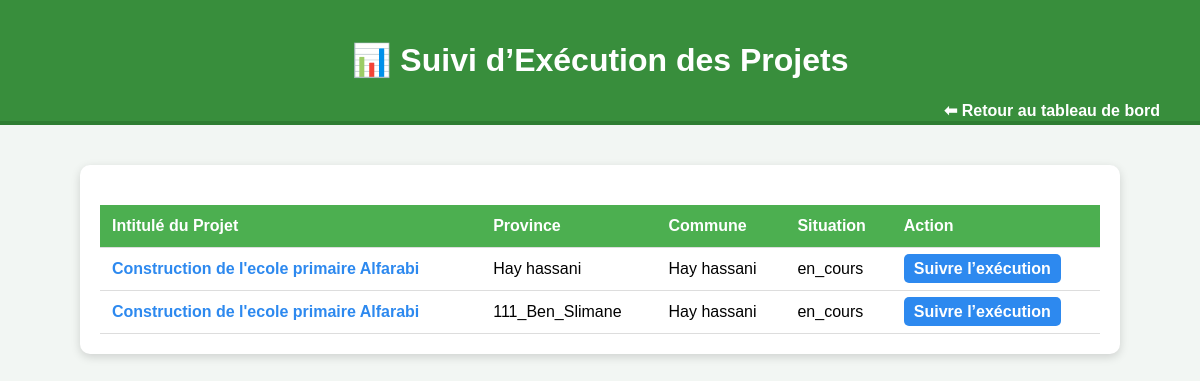
/suivi/ (signed in), run on an earlier commit of the app's database.
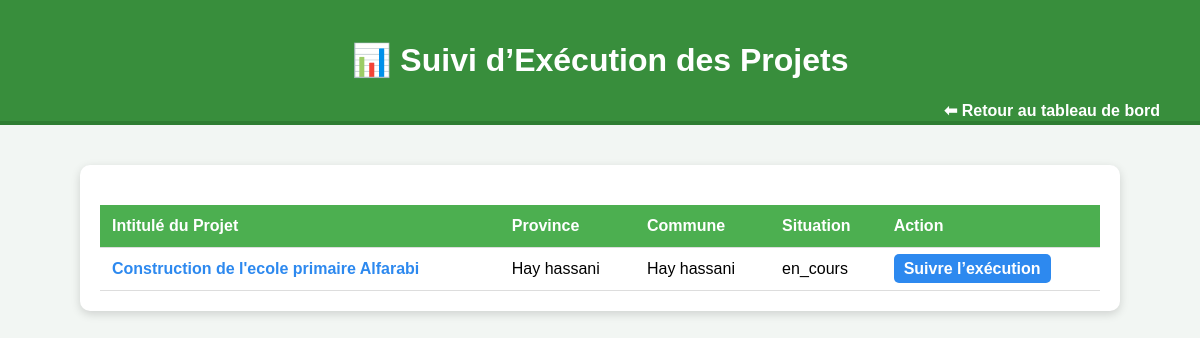
And on a later commit of the database.
### projets/models.py (models this page shows, shortened)
class Projet(models.Model):
    SITUATION_CHOICES = [
        ('en_cours', 'En Cours'),
        ('acheve', 'Achevé'),
        ('en_arret', 'En Arrêt'),
    ]
    intitule = models.CharField("Intitulé du Projet", max_length=255)
    province = models.CharField(max_length=100)
    commune = models.CharField(max_length=100)
    topographe = models.CharField("Topographe", max_length=150, blank=True, null=True)
    etude_geotechnique = models.CharField("Étude Géotechnique", max_length=150, blank=True, null=True)
    architecte = models.CharField("Architecte", max_length=150, blank=True, null=True)
    etude_technique = models.CharField("Étude Technique", max_length=150, blank=True, null=True)
    control_technique = models.CharField("Contrôle Technique", max_length=150, blank=True, null=True)
    delai_execution = models.CharField("Délai d’Exécution", max_length=100, blank=True, null=True)
    date_debut = models.DateField("Date de Début")
    date_fin_prevue = models.DateField("Date de Fin Prévue")
    situation = models.CharField("Situation", max_length=20, choices=SITUATION_CHOICES, default='en_cours')
    latitude = models.FloatField(blank=True, null=True)
    longitude = models.FloatField(blank=True, null=True)
    nom = models.CharField(max_length=200, blank=True, null=True)
    budget = models.DecimalField(max_digits=12, decimal_places=2, blank=True, null=True)
    taux_avancement = models.IntegerField(default=0, blank=True, null=True)
    statut = models.CharField(max_length=50, blank=True, null=True)

### projets/views.py (the view)
# urls.py: path('suivi/', views.liste_suivi_projets, name='liste_suivi_projets'),
@login_required
def liste_suivi_projets(request):
    user_profile = request.user.userprofile
    if user_profile.role == 'provincial':
        projets = Projet.objects.filter(province=user_profile.province)
    else:
        projets = Projet.objects.all()
    context = {
        'projets': projets,
        'user_profile': user_profile,
    }
    return render(request, 'projets/liste_suivi_projets.html', context)

### projets/templates/projets/liste_suivi_projets.html (shortened to what this page needs)
<!DOCTYPE html>
<html lang="fr">
{% load static %}
<head>
</head>
<body>
    <div class="header">
        <h1>📊 Suivi d’Exécution des Projets</h1>
        <a href="{% url 'dashboard' %}">⬅ Retour au tableau de bord</a>
    </div>
    <div class="container">
        <table>
            <tr>
                <th>Intitulé du Projet</th>
                <th>Province</th>
                <th>Commune</th>
                <th>Situation</th>
                <th>Action</th>
            </tr>
            {% for p in projets %}
            <tr>
                <td>
                <div class="dropdown">
                    <a href="#" class="dropbtn">{{ p.intitule }}</a>
                </div>
                </td>
                <td>{{ p.province }}</td>
                <td>{{ p.commune }}</td>
                <td>{{ p.situation }}</td>
                <td><a class="btn-suivi" href="{% url 'suivi_detail' p.id %}">Suivre l’exécution</a></td>
            </tr>
            {% empty %}
            <tr><td colspan="5" style="text-align:center;">Aucun projet disponible</td></tr>
            {% endfor %}
        </table>
    </div>
</body>
</html>

What changed in the data, as far as the page shows it:
removed Projet: intitule "Construction de l'ecole primaire Alfarabi", province "111_Ben_Slimane", commune "Hay hassani", situation "en_cours"
